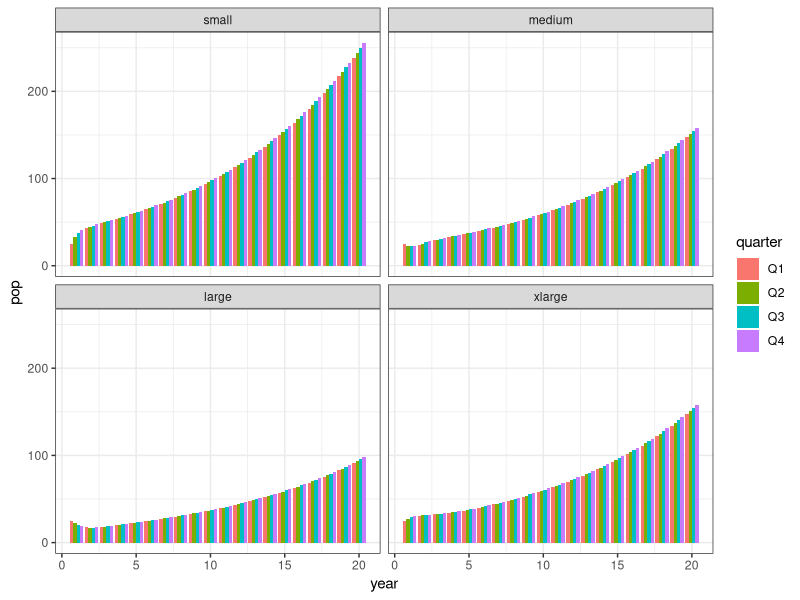
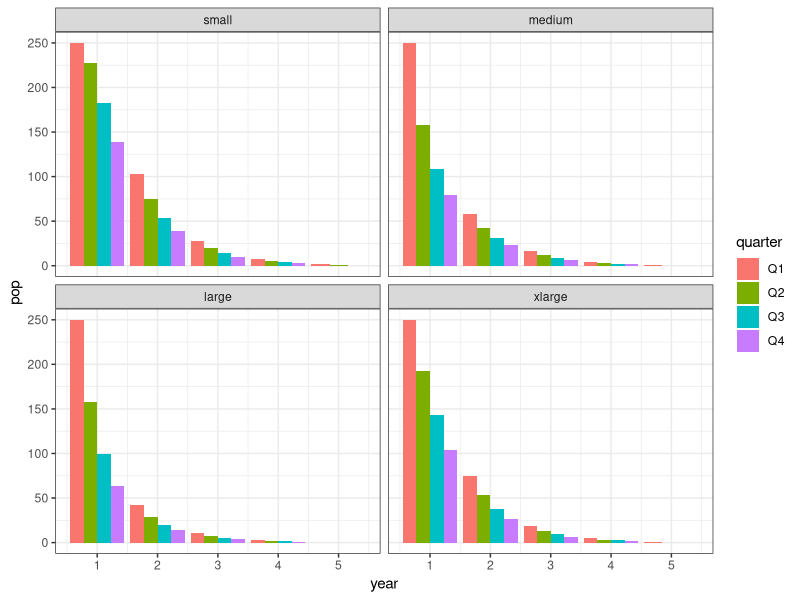
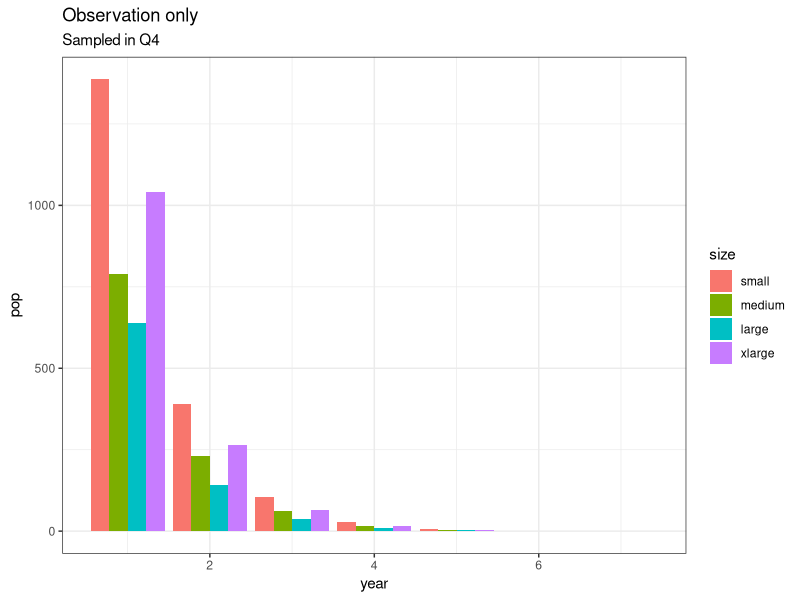
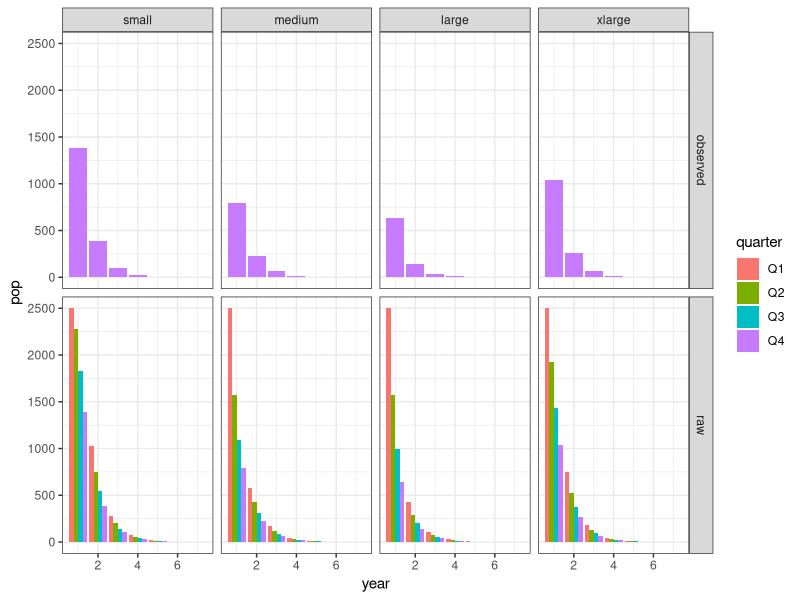

Reproduce these figures in R, in order.
## ---- chunk 1
knitr::opts_chunk$set(echo = TRUE)

library(reshape2)
library(ggplot2)
library(tidyr)
## ---- chunk 2
# Total starting population
N <- 100

# Size classes
bins <- c("small",
          "medium",
          "large",
          "xlarge")
n_bins <- length(bins)

# Starting population proportions for each size class
n_1_prop <- 0.25
n_2_prop <- 0.25
n_3_prop <- 0.25
n_4_prop <- 0.25

# Vector of starting populations in each size class
n_vector <- c("n_1" = N*n_1_prop, # small
              "n_2" = N*n_2_prop, # medium
              "n_3" = N*n_3_prop, # large
              "n_4" = N*n_4_prop) # x-large


# Vector of growth rate for each size class
growth_vector <- c("alpha_1" = 0.2, # growth from small to medium
                   "alpha_2" = 0.2, # growth from medium to large
                   "alpha_3" = 0.2) # growth from large to x-large

# Vector of natural mortality rates for each size class
mortality_vector <- c("d_1" = 0.1, 
                      "d_2" = 0.1, 
                      "d_3" = 0.1,
                      "d_4" = 0.1)

# Vector of reproductive rates for the 3 bigger size classes
repro_vector <- c("r_2" = 0.2, # reproductive rate for medium
                  "r_3" = 0.2, # reproductive rate for large
                  "r_4" = 0.2) # reproductive rate for x-large

# Number of years to simulate (with 4 time steps per year)
Year <- 20

# Empty matrix to fill with population results for a 20 year timeseries
# A column for each size class, plus a totals column
timeseries <- as.data.frame(matrix(NA, nrow = Year*4, ncol = n_bins+1))
colnames(timeseries) <- c(bins, "total")

# Time 0 in first row
timeseries[1, ] <- c(n_vector, N)

# Calculate population through time
for(year in 2:nrow(timeseries)) {
  # Calculate small class population
  timeseries[year, 1] <- (1-(growth_vector[1] + mortality_vector[1]))*timeseries[year-1, 1] + 
    repro_vector[1]*timeseries[year-1, 2] + 
    repro_vector[2]*timeseries[year-1, 3] +
    repro_vector[3]*timeseries[year-1, 4]
  # Calculate medium class population
  timeseries[year, 2] <- (1-(growth_vector[2] + mortality_vector[2]))*timeseries[year-1, 2] +
    growth_vector[1]*timeseries[year-1, 1]
  # Calculate large class population
  timeseries[year, 3] <- (1-(growth_vector[3] + mortality_vector[3]))*timeseries[year-1, 3] +
    growth_vector[2]*timeseries[year-1, 2]
  # Calculate x-large class population
  timeseries[year, 4] <- (1 - mortality_vector[4])*timeseries[year-1, 4] +
    growth_vector[3]*timeseries[year-1, 3]
  # Sum population for each year
  timeseries[year, 5] <- sum(timeseries[year, 1],
                             timeseries[year, 2],
                             timeseries[year, 3],
                             timeseries[year, 4])
}

# Adding years, since the time step is less than a year (3 months)
timeseries$year <- rep(1:Year, each = 4)
# Adding quarterly time step column
timeseries$quarter <- rep(paste0("Q", 1:4), Year)



### Plotting all populations to see what's happening

# Melt matrix to make plotting easier
tm_plot <- melt(timeseries[, -5], id.vars = c("year", "quarter"))
colnames(tm_plot)[3:4] <- c("size", "pop")


ggplot(tm_plot, aes(fill = quarter, y = pop, x = year)) +
  geom_bar(position="dodge", stat="identity") +
  facet_wrap(vars(size)) +
  theme_bw()




### Function to generate population for all size classes in next time step 
generate_fun <- function(t_minus_1,# The previous time step data (1 row, 4 columns for each size class)
                            growth, # growth rate vector for 3 smaller size classes
                            mortality, # mortality rate vector for all size classes
                            reproduction) { # reproductive rate vector for 3 larger size classes
  # Create vector to hold the current time step's population numbers
  t <- vector() 
  # Calculate small class population
  t[1] <- (1-(growth[1] + mortality[1]))*t_minus_1[, 1] + 
    reproduction[1]*t_minus_1[, 2] + 
    reproduction[2]*t_minus_1[, 3] +
    reproduction[3]*t_minus_1[, 4]
  # Calculate medium class population
  t[2] <- (1-(growth[2] + mortality[2]))*t_minus_1[, 2] +
    growth[1]*t_minus_1[, 1]
  # Calculate large class population
  t[3] <- (1-(growth[3] + mortality[3]))*t_minus_1[, 3] +
    growth[2]*t_minus_1[, 2]
  # Calculate x-large class population
  t[4] <- (1 - mortality[4])*t_minus_1[, 4] +
    growth[3]*t_minus_1[, 3]
  
  return(t)
}


## ---- chunk 3

# Function to remove individuals 
removal_fun <- function(data, # one time step of data with all size classes, in vector form
                        size, # size class
                        m_rate) { # mortality rate for this size class from removal process
  new_data <- data[size]*(1 - m_rate)
  return(new_data)
}

# Size specific mortality rates from removal method
m_rate <- c("small" = 0.3,
            "medium" = 0.3,
            "large" = 0.3,
            "xlarge" = 0.3)

# Setting up new dataframe for timeseries with both generating and removals, starting with a larger population (N = 1000, still equally distributed across size classes)
timeseries_rm <- timeseries[0, 1:5]
timeseries_rm[1, ] <- c(rep(250, 4), 1000)


### Using a large loop with an if statement to break it once conditions are met (N <= 1)

for(ts in 2:(Year*4)) {
  # Generate next time step populations
  all_pop <- generate_fun(t_minus_1 = timeseries_rm[ts-1,],
                                       growth = growth_vector,
                                       mortality = mortality_vector,
                                       reproduction = repro_vector)
  # print(all_pop)
  # Perform removal
  remove_pop <- as.data.frame(matrix(NA, ncol = 4, nrow = 1))
  colnames(remove_pop) <- colnames(timeseries[,1:4])
  ind_removed <- vector()
  for(size in 1:length(bins)) {
  remove_pop[,size] <- removal_fun(all_pop, size, m_rate[size])
  # If any size classes have less than 1, convert to 0
  if((remove_pop[, size] < 1) == TRUE) {
    remove_pop[, size] <- 0 }
    else {
      remove_pop[, size] <- remove_pop[, size]
    }
  }

  timeseries_rm[ts, 1:4] <- remove_pop
  # Sum population after generation and removal steps
  timeseries_rm$total[ts] <- sum(remove_pop)
  if((timeseries_rm$total[ts] <= 1) == TRUE) {
    break
  }
}

# Adding year and quarter columns
timeseries_rm$year <- timeseries$year[1:nrow(timeseries_rm)]
timeseries_rm$quarter <- timeseries$quarter[1:nrow(timeseries_rm)]

timeseries_rm

### Plotting all populations to see what's happening

# Melt matrix to make plotting easier
tm_rm_plot <- melt(timeseries_rm[, -5], id.vars = c("year", "quarter"))
colnames(tm_rm_plot)[3:4] <- c("size", "pop")

ggplot(tm_rm_plot, aes(fill = quarter, y = pop, x = year)) +
  geom_bar(position="dodge", stat="identity") +
  facet_wrap(vars(size)) +
  theme_bw()

## ---- chunk 4

# Vector of detection probability for each size class
p_prob <- c("small" = 1,
            "medium" = 1,
            "large" = 1,
            "xlarge" = 1)

# Setting up new dataframe for timeseries with observed populations, taken every 4th time step
timeseries_obs <- timeseries[0, 1:5]

# Creating separate timeseries to store actual population, for every time step to have something to observe, starting with N = 10,000, still equally distributed across size classes
timeseries_raw <- timeseries[0, 1:5]
timeseries_raw[1, ] <- c(rep(2500, 4), 10000)

### Using a large loop with an if statement to break it once conditions are met (N <= 1)

for(ts in 2:(Year*4)) {
  # Generate next time step populations
  all_pop <- generate_fun(t_minus_1 = timeseries_raw[ts-1,],
                                       growth = growth_vector,
                                       mortality = mortality_vector,
                                       reproduction = repro_vector)
  # print(all_pop)
  # Perform removal
  remove_pop <- as.data.frame(matrix(NA, ncol = 4, nrow = 1))
  colnames(remove_pop) <- colnames(timeseries[,1:4])
  ind_removed <- vector()
  for(size in 1:length(bins)) {
  remove_pop[,size] <- removal_fun(all_pop, size, m_rate[size])
  # If any size classes have less than 1, convert to 0
  if((remove_pop[, size] < 1) == TRUE) {
    remove_pop[, size] <- 0 }
    else {
      remove_pop[, size] <- remove_pop[, size]
    }
  }
  
  timeseries_raw[ts, 1:4] <- remove_pop
  # Sum population after generation and removal steps
  timeseries_raw$total[ts] <- sum(remove_pop)
  
  # Observation step; every fourth time step, estimate population using p_prob
  if(ts%%4 == 0) {
    timeseries_obs[ts, 1:4] <- timeseries_raw[ts, 1:4]*p_prob
    timeseries_obs$total[ts] <-  timeseries_raw$total[ts]
  } else {
    timeseries_obs[ts, 1:4] <- rep(NA, 4)
  }
  
  # If total population goes below 1, stop loop
  if((timeseries_raw$total[ts] <= 1) == TRUE) {
    break
  }
}

# Adding year and quarter to both raw and observation timeseries
timeseries_raw$year <- timeseries$year[1:nrow(timeseries_raw)]
timeseries_raw$quarter <- timeseries$quarter[1:nrow(timeseries_raw)]
timeseries_obs$year <- timeseries_raw$year
timeseries_obs$quarter <- timeseries_raw$quarter

# Excluding time steps with no observation step from observation dataframe
timeseries_obs_only <- drop_na(timeseries_obs, "small")
timeseries_obs_only$year <- c(1:nrow(timeseries_obs_only))

### Plotting all populations to see what's happening
# Melt observationi dataframe to make plotting easier
tm_obs_plot <- melt(timeseries_obs[, -5], id.vars = c("year", "quarter"))
colnames(tm_obs_plot)[3:4] <- c("size", "pop")

### Plotting observations only
ggplot(tm_obs_plot, aes(fill = size, y = pop, x = year)) +
  geom_bar(position="dodge", stat="identity") +
  theme_bw() +
  labs(title = "Observation only", subtitle = "Sampled in Q4")


### Plotting both raw timeseries and observation
# Combine raw and observed dataframes, and melting to plot
timeseries_raw$data_type <- "raw"
timeseries_obs$data_type <- "observed"
tm_raw_obs_plot <- melt(rbind(timeseries_raw[, -5], timeseries_obs[, -5]), id.vars = c("year", "data_type", "quarter"))
colnames(tm_raw_obs_plot)[4:5] <- c("size", "pop")
tm_raw_obs_plot <- drop_na(tm_raw_obs_plot, "pop")


# Plot
ggplot(tm_raw_obs_plot, aes(fill = quarter, y = pop, x = year)) +
  geom_bar(position="dodge", stat="identity") +
  facet_grid(data_type ~ size) +
  theme_bw()


